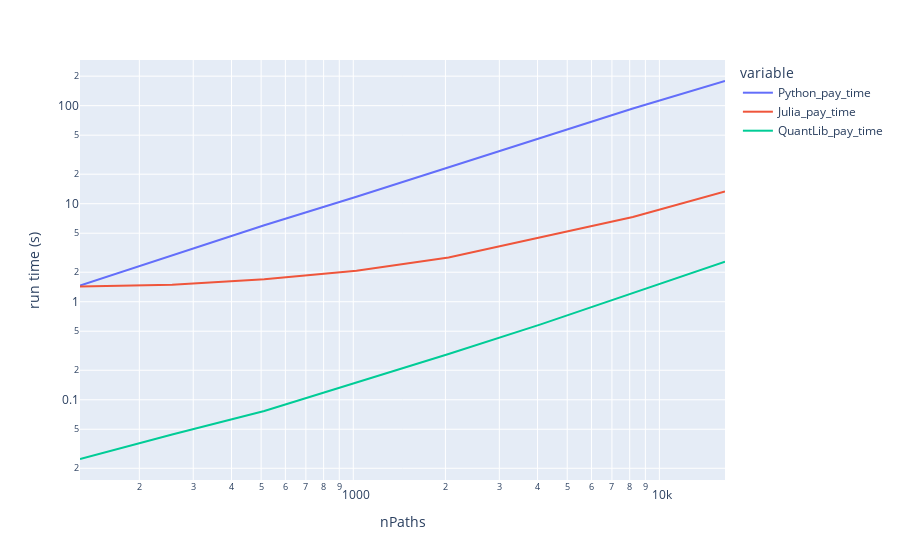

This figure's notebook cell:
### Code cell
fig = px.line(table, x='nPaths', y = pay_time_cols, labels={ 'value' : 'run time (s)' }, log_x=True, log_y=True)
fig.show()

### Figure 1 — Plotly figure (JSON) as saved in the notebook; plotly's stock layout.template omitted (floating-point values rounded to 4 significant figures)
{"data": [{"hovertemplate": "variable=Python_pay_time<br>nPaths=%{x}<br>run time (s)=%{y}<extra></extra>", "legendgroup": "Python_pay_time", "line": {"color": "#636efa", "dash": "solid"}, "mode": "lines", "name": "Python_pay_time", "orientation": "v", "showlegend": true, "type": "scatter", "x": [128, 256, 512, 1024, 2048, 4096, 8192, 16384], "xaxis": "x", "y": [1.466, 2.977, 6.031, 11.79, 23.44, 46.92, 93.61, 178.5], "yaxis": "y"}, {"hovertemplate": "variable=Julia_pay_time<br>nPaths=%{x}<br>run time (s)=%{y}<extra></extra>", "legendgroup": "Julia_pay_time", "line": {"color": "#EF553B", "dash": "solid"}, "mode": "lines", "name": "Julia_pay_time", "orientation": "v", "showlegend": true, "type": "scatter", "x": [128, 256, 512, 1024, 2048, 4096, 8192, 16384], "xaxis": "x", "y": [1.429, 1.494, 1.693, 2.073, 2.832, 4.564, 7.315, 13.35], "yaxis": "y"}, {"hovertemplate": "variable=QuantLib_pay_time<br>nPaths=%{x}<br>run time (s)=%{y}<extra></extra>", "legendgroup": "QuantLib_pay_time", "line": {"color": "#00cc96", "dash": "solid"}, "mode": "lines", "name": "QuantLib_pay_time", "orientation": "v", "showlegend": true, "type": "scatter", "x": [128, 256, 512, 1024, 2048, 4096, 8192, 16384], "xaxis": "x", "y": [0.02486, 0.04421, 0.07679, 0.1498, 0.2933, 0.587, 1.227, 2.564], "yaxis": "y"}], "layout": {"legend": {"title": {"text": "variable"}, "tracegroupgap": 0}, "margin": {"t": 60}, "xaxis": {"anchor": "y", "domain": [0, 1], "title": {"text": "nPaths"}, "type": "log"}, "yaxis": {"anchor": "x", "domain": [0, 1], "title": {"text": "run time (s)"}, "type": "log"}}}
